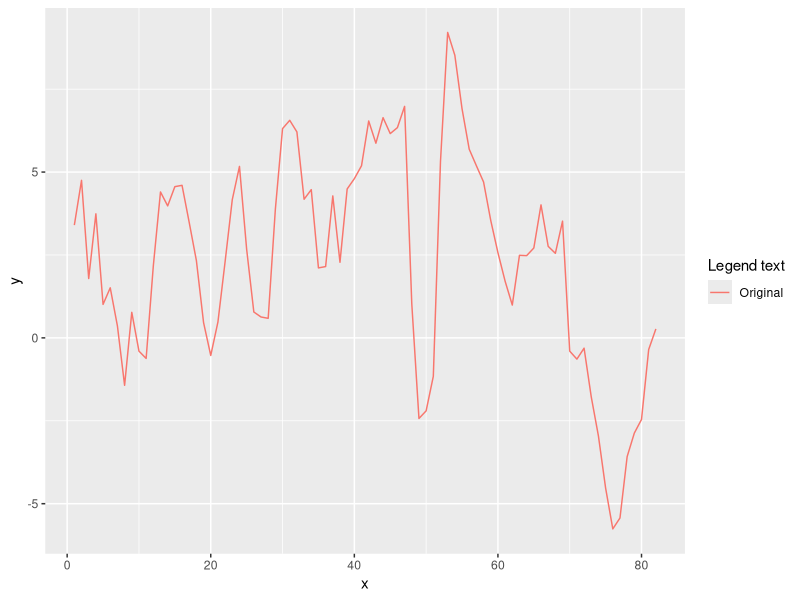
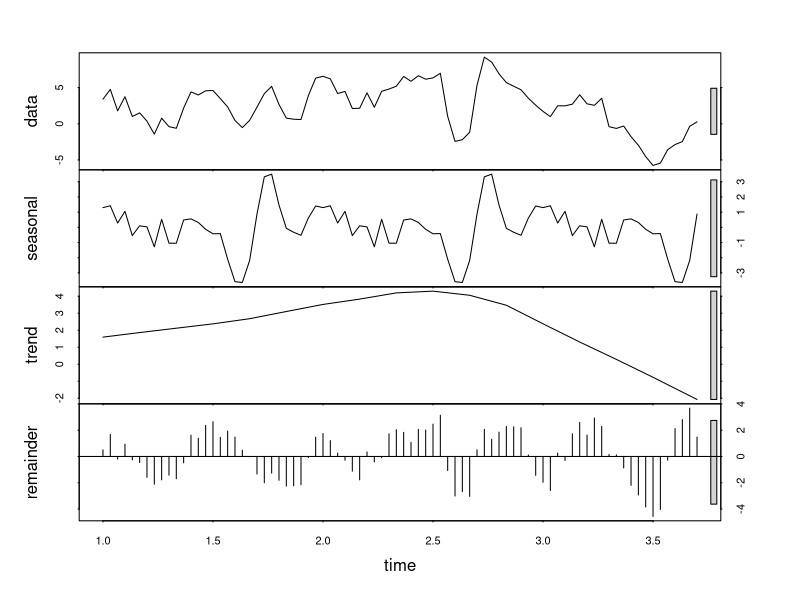
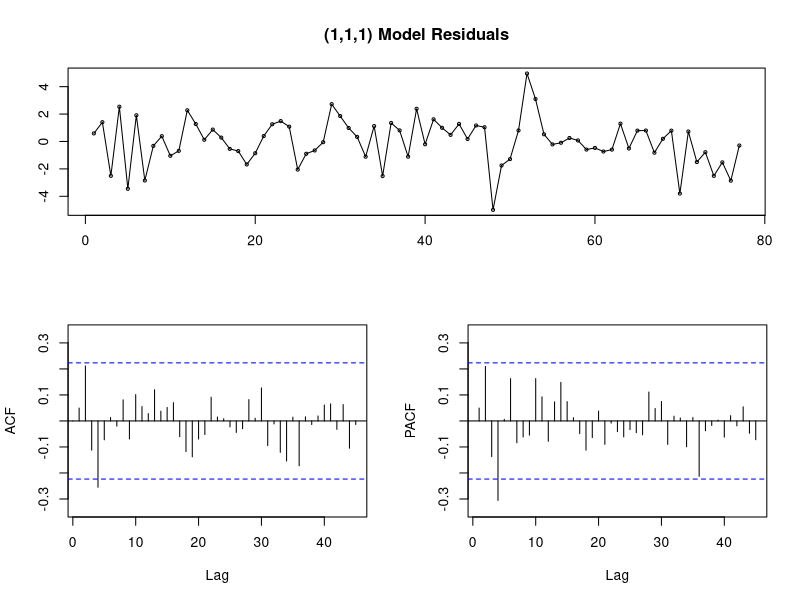
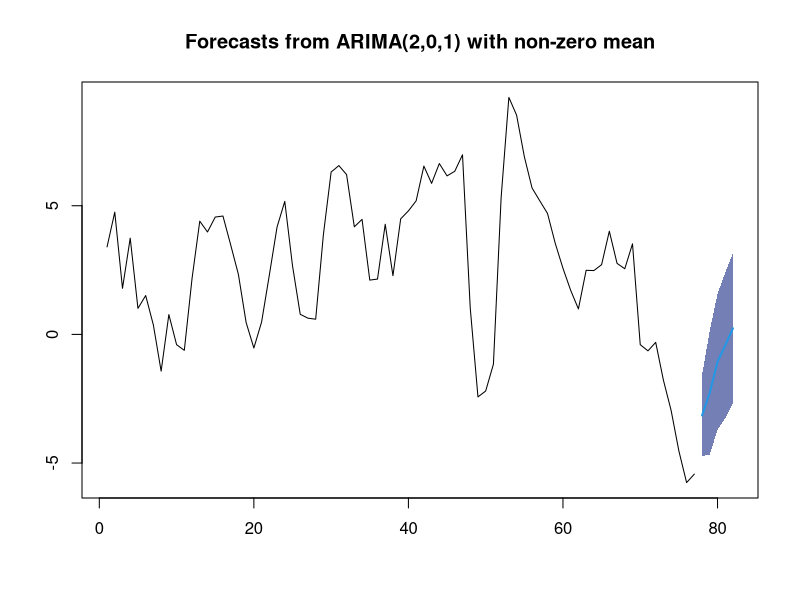
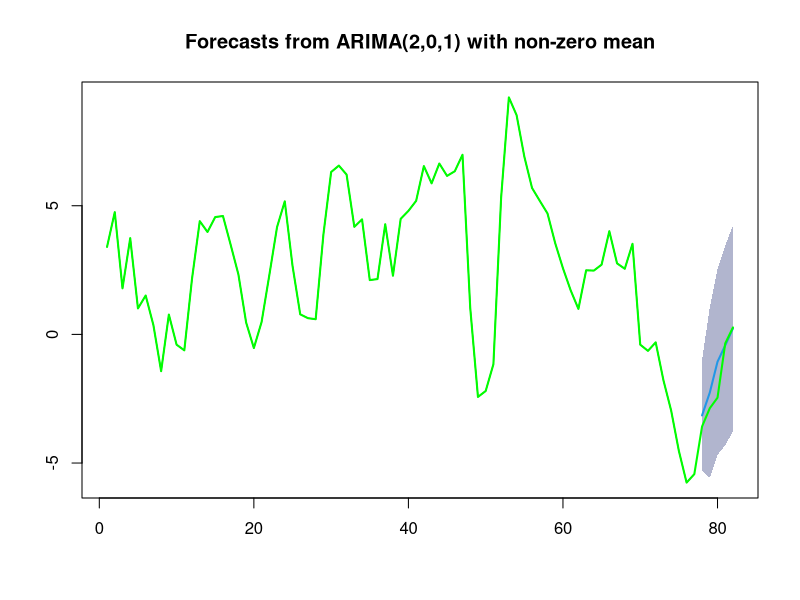

Reproduce these figures in R, in order.
library("forecast")
library("ggplot2")

gdpdataOriginal <- read.table("PIB.csv", header=T, sep=';', dec=",", row.names=NULL)

df1 <- data.frame(x=1:82,y=gdpdataOriginal$Valor[1:82])

ggplot(df1,aes(x,y))+geom_line(aes(color="Original"))+
  labs(color="Legend text")

count_ma = ts(na.omit(gdpdataOriginal$Valor), frequency=30)
decomp = stl(count_ma, s.window="periodic")
deseasonal_cnt <- seasadj(decomp)
plot(decomp)

fit <- auto.arima(gdpdataOriginal$Valor[1:77])

fit

tsdisplay(residuals(fit), lag.max=45, main='(1,1,1) Model Residuals')

fcast65 <- forecast(fit, h=5, level = 0.65)

plot(fcast65)

fcast80 <- forecast(fit, h=5, level = 0.8)

plot(fcast80)
lines(x = 1:82, y= gdpdataOriginal$Valor[1:82], col="green", lwd=2)

accuracy(fcast65, x = gdpdataOriginal$Valor[78:82])
accuracy(fcast80, x = gdpdataOriginal$Valor[78:82])
